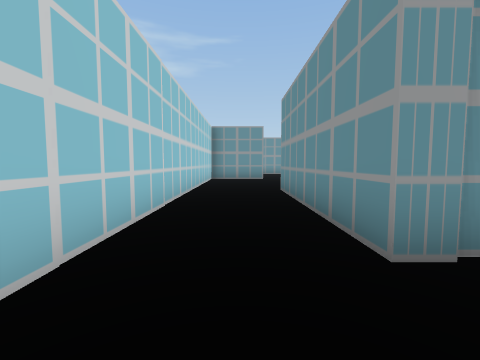
view 1 (above)

24 first-person views from a walk through a Unity game level. The camera is 1.5 m above the floor, tilts 4° down and sees 90° across. The floor is counted in squares, 2 m on a side. Each view is taken from the middle of a square. On the plan, view 1 faces up. The plan holds only what a view shows up to about 9 squares ahead; the rest is blank. The place goes on beyond the plan. The player is left out.

view 2
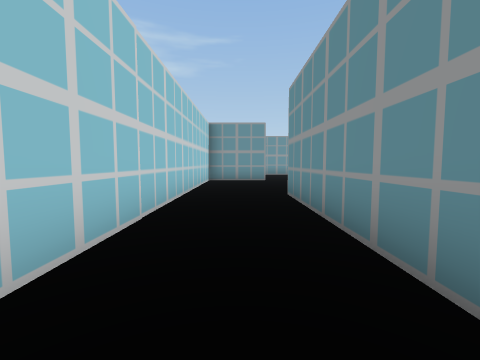

view 3
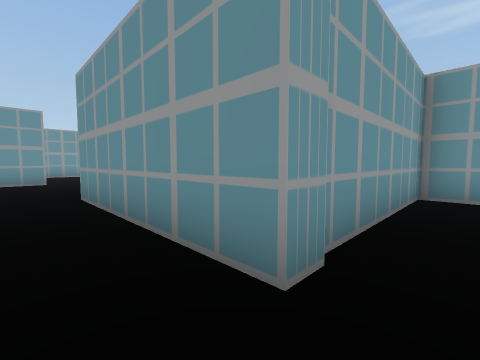

view 4
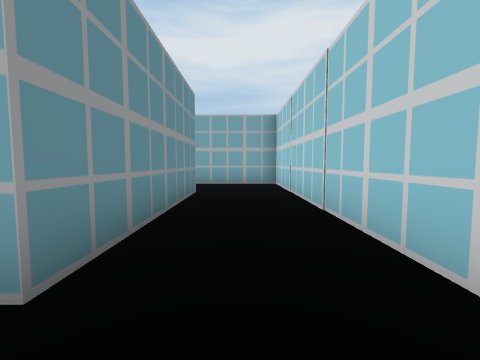

view 5
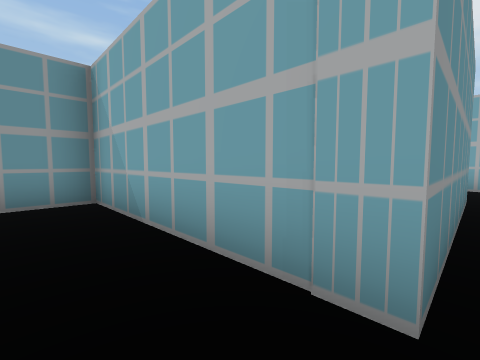

view 6
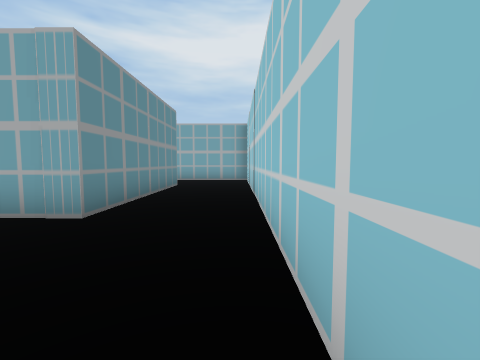

view 7
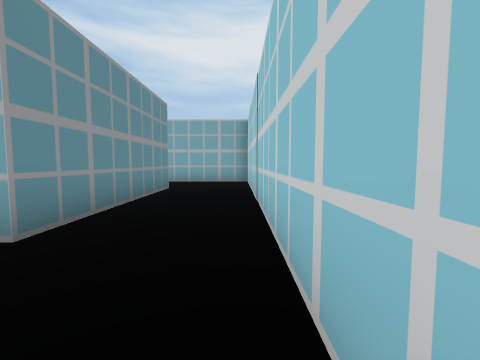

view 8
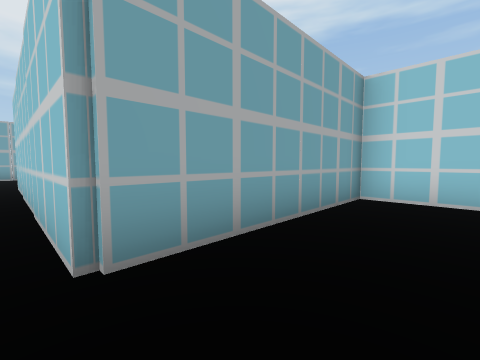

view 9
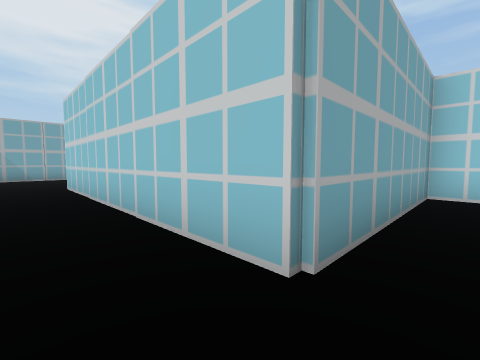

view 10
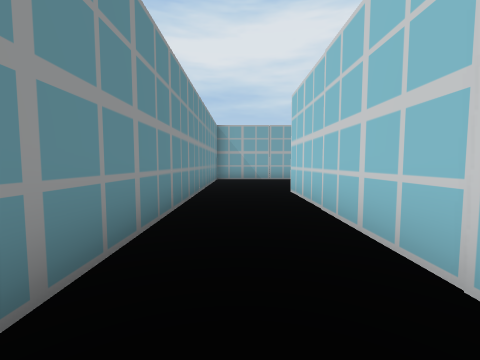

view 11
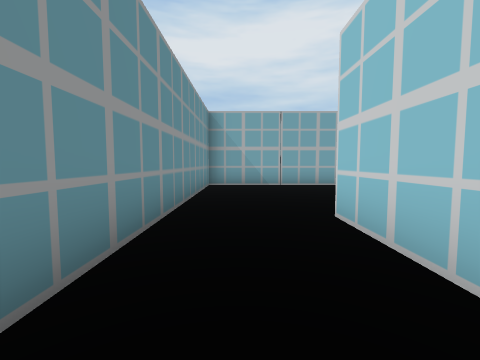

view 12
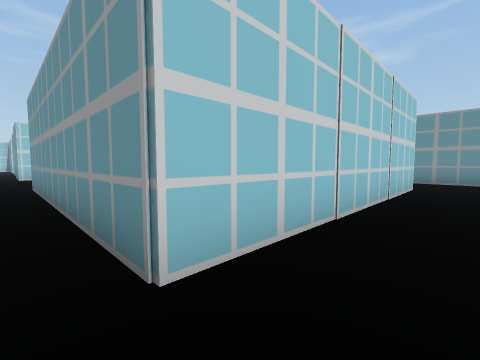

view 13
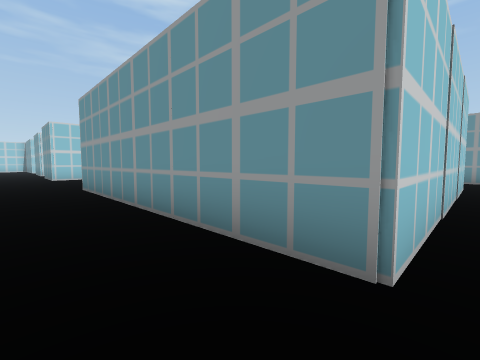

view 14
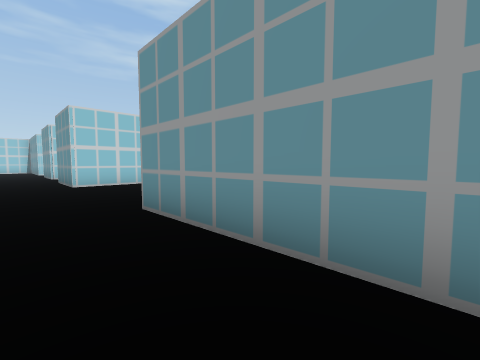

view 15
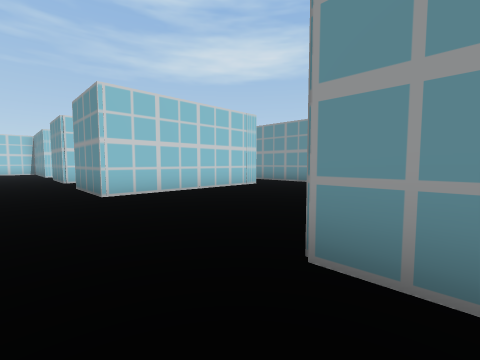

view 16
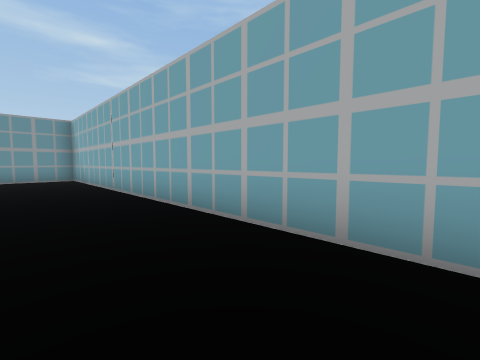

view 17
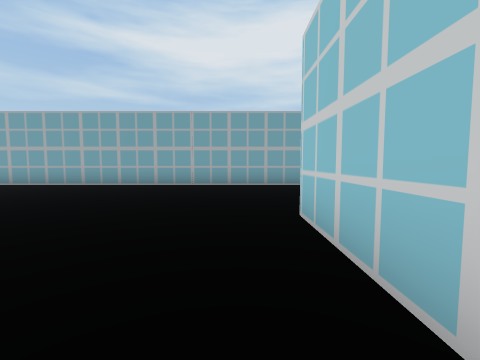

view 18
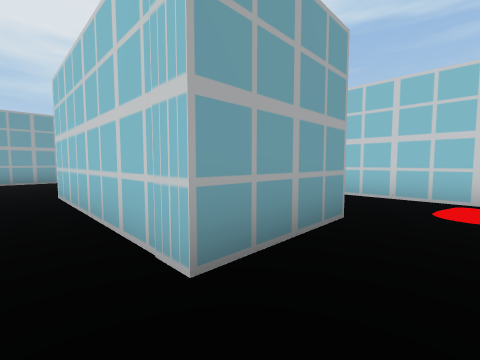

view 19
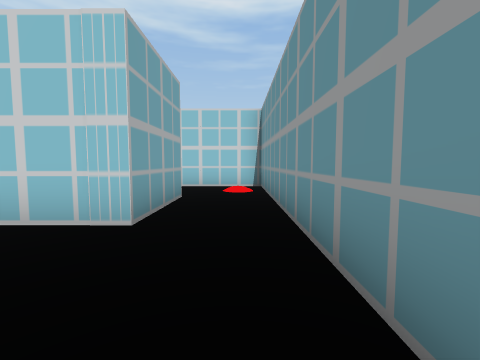

view 20
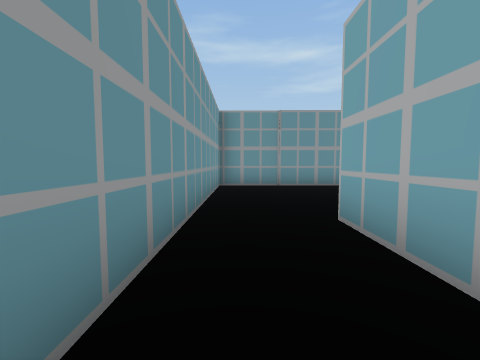

view 21
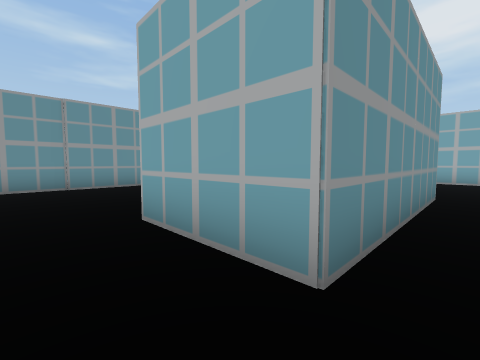

view 22
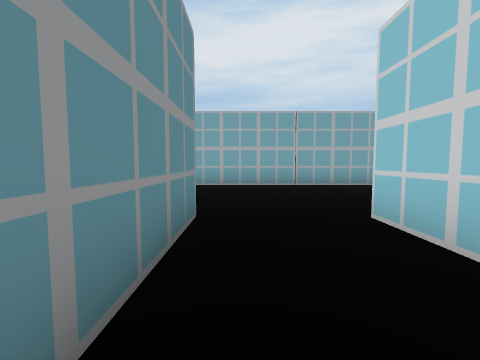

view 23
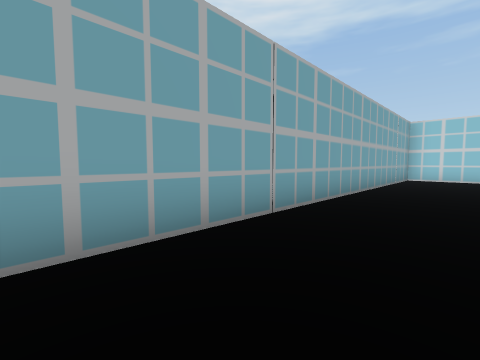

view 24
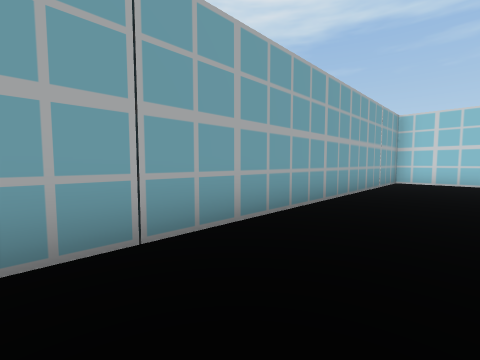

### Floor plan
Points are (right, up) in squares from view 1. A wall is a line through its corners. A room is listed if a view was taken in it or the views show most of it. See-through windows are left out.
Room 1 (views 1, 2, 3, 4, 5, 6, 7)
walls: (1.1, 1.8) (1.1, 6.8) (6.1, 6.8) (6.1, 8.1); (-1.3, 9.9) (-1.3, -0.8) (1.4, -0.8)
Room 2 (views 8, 9, 10, 11, 12, 13, 14, 15, 16, 17, 18, 19, 20, 21, 22, 23, 24)
walls: (-8.9, -8.4) (-11.4, -8.4) (-11.4, -3.3) (-8.9, -3.3) (-8.9, -8.4); (-3.9, -5.4) (-3.9, -1.3) (-13.8, -1.3) (-13.8, -4.4); (-13.8, -6.8) (-13.8, -8.4); (1.4, -0.8) (3.7, -0.8) (3.7, -8.4) (-4, -8.4); (-23.4, -11) (-23.4, -13.2) (6.1, -13.2) (6.1, -3); (6.1, 0.9) (6.1, 1.8) (1.1, 1.8)

Positions as (right, up) in squares from view 1, and headings:
1: (0, 0), facing up
2: (0, 1), facing up
3: (0, 1), facing up-right
4: (0, 8), facing down
5: (1, 8), facing down-right
6: (-1, 10), facing down
7: (-1, 9), facing down
8: (4, 1), facing down-left
9: (5, 0), facing down-left
10: (5, -2), facing down
11: (5, -5), facing down
12: (5, -9), facing up-left
13: (4, -10), facing up-left
14: (0, -10), facing up-left
15: (-3, -10), facing up-left
16: (-6, -11), facing down-right
17: (-8, -5), facing down
18: (-8, -2), facing down-left
19: (-6, -2), facing left
20: (-12, -2), facing right
21: (-12, -2), facing down-right
22: (-12, -5), facing down
23: (-11, -11), facing down-left
24: (-13, -11), facing down-left
